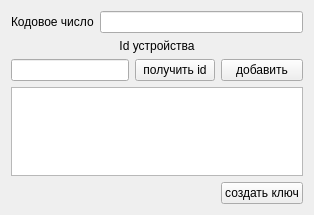
<?xml version="1.0" encoding="UTF-8"?>
<ui version="4.0">
 <class>keygenClass</class>
 <widget class="QWidget" name="keygenClass">
  <property name="geometry">
   <rect>
    <x>0</x>
    <y>0</y>
    <width>314</width>
    <height>215</height>
   </rect>
  </property>
  <property name="windowTitle">
   <string>keygen</string>
  </property>
  <layout class="QGridLayout" name="gridLayout">
   <item row="0" column="0">
    <widget class="QLabel" name="code_label">
     <property name="text">
      <string>Кодовое число</string>
     </property>
    </widget>
   </item>
   <item row="0" column="1" colspan="5">
    <widget class="QLineEdit" name="code_edit"/>
   </item>
   <item row="1" column="0" colspan="6">
    <widget class="QLabel" name="id_label">
     <property name="text">
      <string>Id устройства</string>
     </property>
     <property name="alignment">
      <set>Qt::AlignCenter</set>
     </property>
    </widget>
   </item>
   <item row="3" column="0" colspan="6">
    <widget class="QListView" name="dev_list"/>
   </item>
   <item row="2" column="5">
    <widget class="QPushButton" name="add_dev_btn">
     <property name="text">
      <string>добавить</string>
     </property>
    </widget>
   </item>
   <item row="2" column="4">
    <widget class="QPushButton" name="get_id_btn">
     <property name="text">
      <string>получить id</string>
     </property>
    </widget>
   </item>
   <item row="5" column="5">
    <widget class="QPushButton" name="save_button">
     <property name="text">
      <string>создать ключ</string>
     </property>
    </widget>
   </item>
   <item row="2" column="0" colspan="4">
    <widget class="QLineEdit" name="dev_edit"/>
   </item>
  </layout>
 </widget>
 <layoutdefault spacing="6" margin="11"/>
 <resources/>
 <connections/>
</ui>
